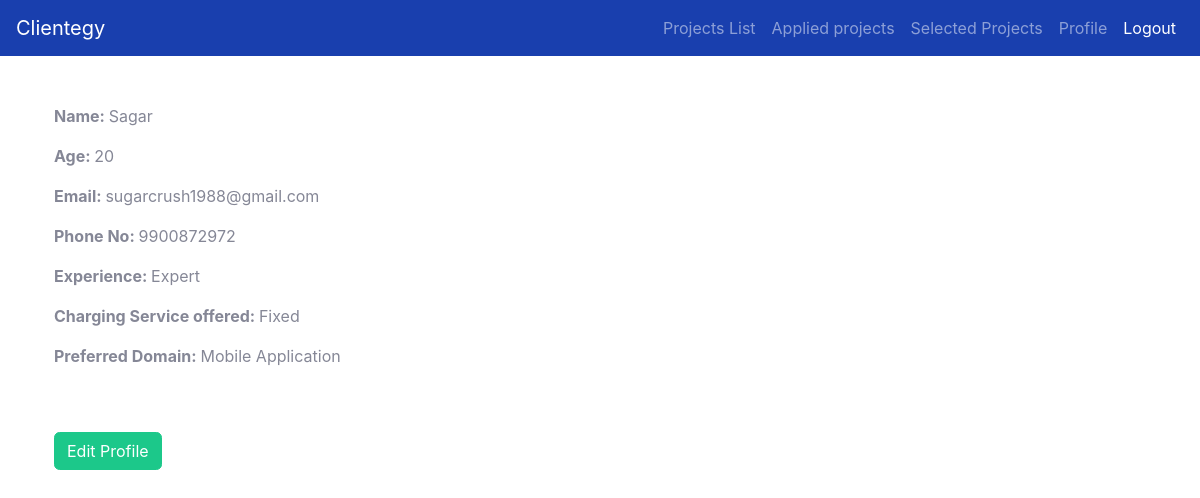
Page /self_profile_dev/1/ on the earlier database version.
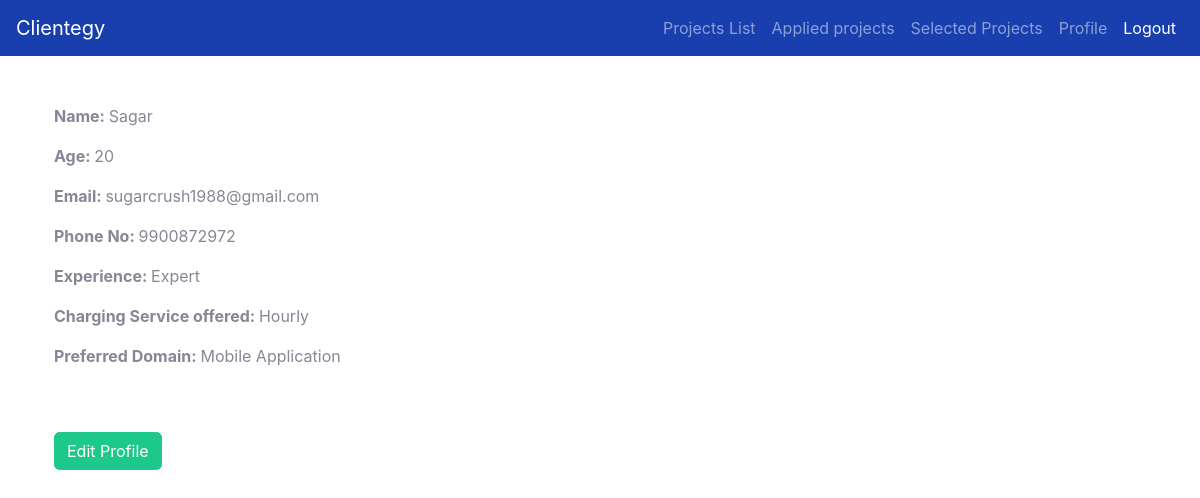
Same page on the later database version.
### clientegy/models.py (models this page shows)
class Developer(models.Model) :
    dev_id = models.AutoField(primary_key= True)
    name = models.CharField(max_length=100 )
    age = models.IntegerField()
    exp = models.TextField()
    cost = models.TextField()
    ph_no = models.CharField(max_length=10)
    service = models.TextField()
    email = models.TextField()
    pass_dev = models.TextField(default= None)
    dev_selected_flag = models.BooleanField(default=False)

### clientegy/views.py (the view)
# urls.py: path('self_profile_dev/<int:dev_id>/',self_dev_profile),
def self_dev_profile(request,dev_id):
    user=Developer.objects.get(dev_id=dev_id)
    return render(request,'self_profile_freelancer.html',{'user':user,'dev_id':dev_id})

### clientegy/templates/self_profile_freelancer.html
{%extends 'base_freelancer.html'%}
{%block body%}
<div class="container">
    <br>
    <br>
    <p><b>Name: </b>{{user.name}}</p>
    <p><b>Age: </b>{{user.age}}</p>
    <p><b>Email: </b>{{user.email}}</p>
    <p><b>Phone No: </b>{{user.ph_no}}</p>
    <p><b>Experience: </b>{{user.exp}}</p>
    <p><b>Charging Service offered: </b>{{user.cost}}</p>
    <p><b>Preferred Domain: </b>{{user.service}}</p>
    <br><br>
    <a href="/edit_profile_dev/{{dev_id}}/" class="btn btn-success">Edit Profile</a>
</div>
{%endblock%}

Differences in the rows shown:
changed Developer "Sagar": cost "Fixed" → "Hourly"
